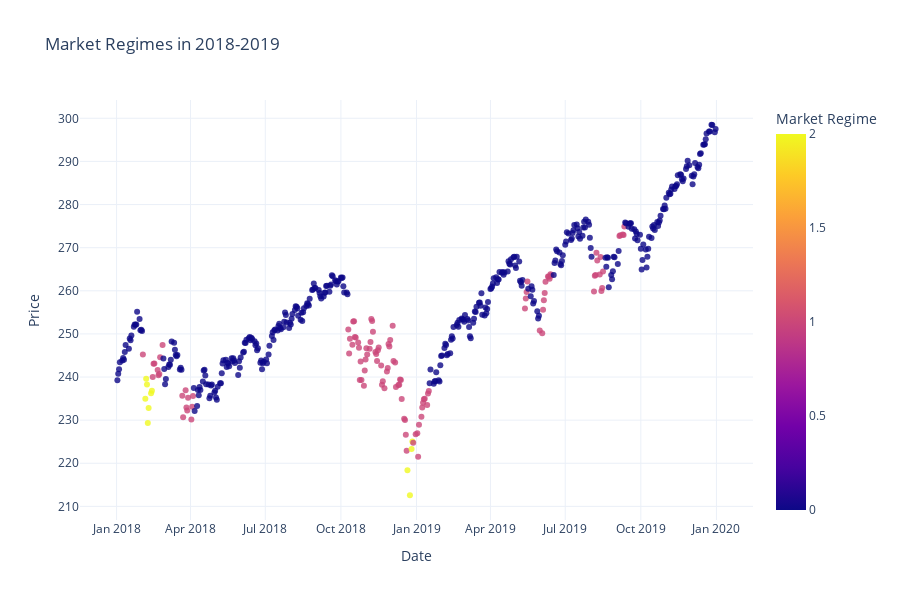
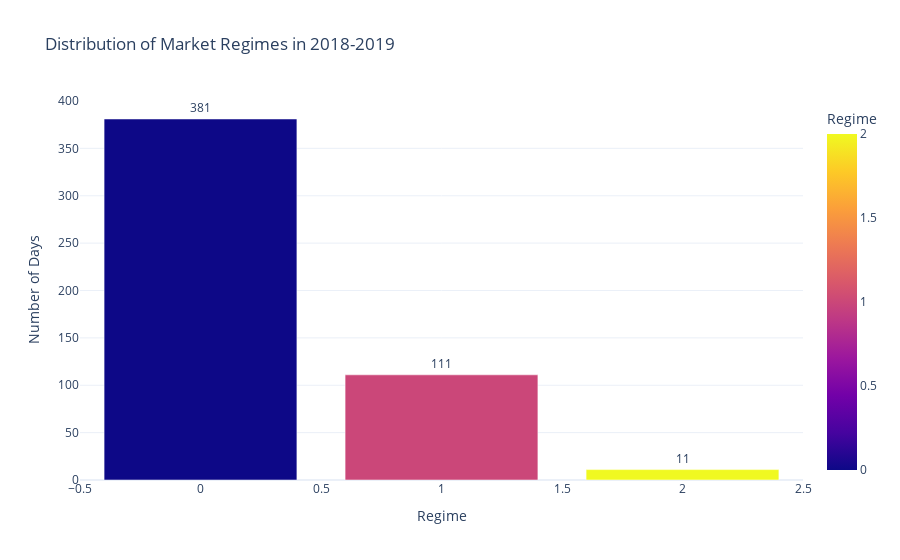

Notebook cell for these charts, in order:
### Code cell
# Example 1: Predict regimes for a historical period (2018-2019)
results_2018_2019 = predict_regimes(model, df, "2018-01-01", "2019-12-31")

# Visualize the results with Plotly
fig = px.scatter(
    results_2018_2019, 
    x='Date', 
    y='Close', 
    color='Predicted_Regime',
    color_discrete_sequence=regime_colors,
    title='Market Regimes in 2018-2019',
    labels={'Close': 'Price', 'Date': 'Date', 'Predicted_Regime': 'Market Regime'},
    height=600,
    opacity=0.8,
    size_max=10
)

fig.update_layout(
    xaxis_title='Date',
    yaxis_title='Price',
    legend_title='Regime',
    hovermode='closest',
    template='plotly_white'
)

fig.show()

# Show distribution of regimes over time with Plotly
regime_counts = results_2018_2019['Predicted_Regime'].value_counts().reset_index()
regime_counts.columns = ['Regime', 'Count']

fig_bar = px.bar(
    regime_counts, 
    x='Regime', 
    y='Count',
    color='Regime',
    color_discrete_sequence=regime_colors,
    title='Distribution of Market Regimes in 2018-2019',
    text='Count'
)

fig_bar.update_layout(
    xaxis_title='Regime',
    yaxis_title='Number of Days',
    template='plotly_white',
    showlegend=False
)

fig_bar.update_traces(textposition='outside')
fig_bar.show()

### Figure 1 — Plotly figure (JSON) as saved in the notebook; plotly's stock layout.template omitted (floating-point values rounded to 4 significant figures; data arrays with more than 128 entries replaced by an {"elided": "..."} marker saying what was removed)
{"data": [{"hovertemplate": "Date=%{x}<br>Price=%{y}<br>Market Regime=%{marker.color}<extra></extra>", "legendgroup": "", "marker": {"color": {"elided": "503 int values"}, "coloraxis": "coloraxis", "opacity": 0.8, "symbol": "circle"}, "mode": "markers", "name": "", "orientation": "v", "showlegend": false, "type": "scatter", "x": {"elided": "503 str values"}, "xaxis": "x", "y": {"elided": "503 float values"}, "yaxis": "y"}], "layout": {"coloraxis": {"colorbar": {"title": {"text": "Market Regime"}}, "colorscale": [[0, "#0d0887"], [0.1111, "#46039f"], [0.2222, "#7201a8"], [0.3333, "#9c179e"], [0.4444, "#bd3786"], [0.5556, "#d8576b"], [0.6667, "#ed7953"], [0.7778, "#fb9f3a"], [0.8889, "#fdca26"], [1, "#f0f921"]]}, "height": 600, "hovermode": "closest", "legend": {"title": {"text": "Regime"}, "tracegroupgap": 0}, "title": {"text": "Market Regimes in 2018-2019"}, "xaxis": {"anchor": "y", "domain": [0, 1], "title": {"text": "Date"}}, "yaxis": {"anchor": "x", "domain": [0, 1], "title": {"text": "Price"}}}}

### Figure 2 — Plotly figure (JSON) as saved in the notebook; plotly's stock layout.template omitted (floating-point values rounded to 4 significant figures)
{"data": [{"hovertemplate": "Regime=%{marker.color}<br>Count=%{text}<extra></extra>", "legendgroup": "", "marker": {"color": [0, 1, 2], "coloraxis": "coloraxis", "pattern": {"shape": ""}}, "name": "", "orientation": "v", "showlegend": false, "text": [381.0, 111.0, 11.0], "textposition": "outside", "type": "bar", "x": [0, 1, 2], "xaxis": "x", "y": [381, 111, 11], "yaxis": "y"}], "layout": {"barmode": "relative", "coloraxis": {"colorbar": {"title": {"text": "Regime"}}, "colorscale": [[0, "#0d0887"], [0.1111, "#46039f"], [0.2222, "#7201a8"], [0.3333, "#9c179e"], [0.4444, "#bd3786"], [0.5556, "#d8576b"], [0.6667, "#ed7953"], [0.7778, "#fb9f3a"], [0.8889, "#fdca26"], [1, "#f0f921"]]}, "legend": {"tracegroupgap": 0}, "showlegend": false, "title": {"text": "Distribution of Market Regimes in 2018-2019"}, "xaxis": {"anchor": "y", "domain": [0, 1], "title": {"text": "Regime"}}, "yaxis": {"anchor": "x", "domain": [0, 1], "title": {"text": "Number of Days"}}}}
